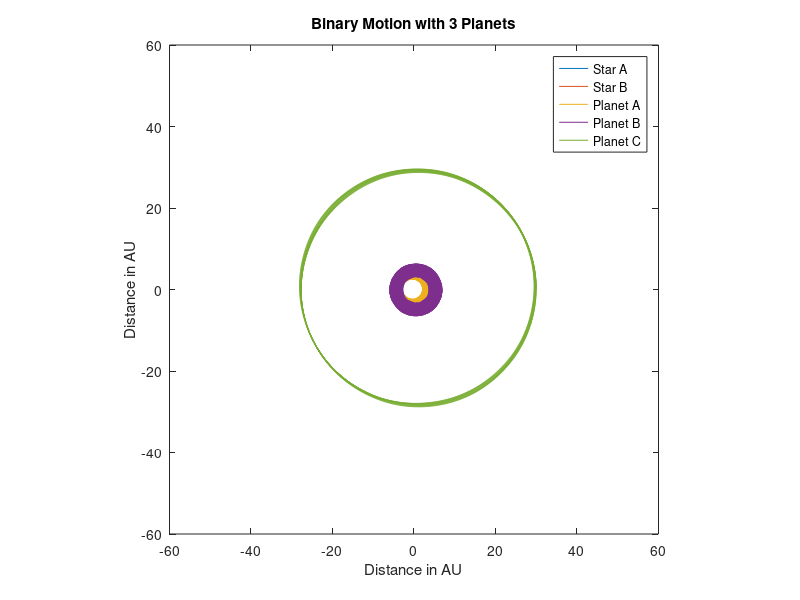

Reproduce this figure in MATLAB.
clear all
clc
%{

All masses are in solar mass units, time is in years, and distance is in AU
%}
G=43.410; % GM in units of AU and years
% Star A
r1=0.9*9.582/2;
m(1)=1.100;
x(1,1)=-r1;
y(1,1)=0;
vx(1,1)=0;
vy(1,1)=-0.9*2.85868/2;
% Star B
r2=1.1*9.582/2;
m(2)=0.900;
x(2,1)=r2;
y(2,1)=0;
vx(2,1)=0;
vy(2,1)=1.1*2.85868/2;

% Planet A (Close orbit around star A)
r3=r1+1;
m(3)=1E-5;
x(3,1)=-1*r3;
y(3,1)=0;
vx(3,1)=0;
vy(3,1)=-1.2*(sqrt(G/(r3-r1)));
% Planet B (Close orbit around star B)
r4=r2+1;
m(4)=1E-5;
x(4,1)=r4;
y(4,1)=0;
vx(4,1)=0;
vy(4,1)=1.2*(sqrt(G/(r4-r2)));
% Planet C (Far orbit)
r5=30;
m(5)=1E-5;
x(5,1)=r5;
y(5,1)=0;
vx(5,1)=0;
vy(5,1)=1.39*(sqrt(G/r5));

dt=0.1;
for i=1:10000 % 10000=1000 years
    for j=1:5 % j is the object being checked
        ax(j,i)=0; % creates a new position in the ax, ay arrays
        ay(j,i)=0;
        for k=1:5
            if j~=k % IF j does not equal k
                r(j,k,i)=sqrt((x(k,i)-x(j,i))^2+(y(k,i)-y(j,i))^2); % finds linear distance 'r' between objects j and k
                ax(j,i)=G*m(k)*(x(k,i)-x(j,i))/r(j,k,i)^3+ax(j,i); % this sums all the x forces of all the objects on object j
                ay(j,i)=G*m(k)*(y(k,i)-y(j,i))/r(j,k,i)^3+ay(j,i); % this sums all the y forces of all the objects on object j
            end
        end
        % update the velocities of all objects
        vx(j,i+1)=vx(j,i)+ax(j,i)*dt;
        vy(j,i+1)=vy(j,i)+ay(j,i)*dt;
        % update the positions of all objects
        x(j,i+1)=x(j,i)+vx(j,i+1)*dt;
        y(j,i+1)=y(j,i)+vy(j,i+1)*dt;
    end
    % un-comment the plot command below to show the objects in motion, this
    % will run slow but looks neat.
    %{
plot (x(1,i),y(1,i),'O', x(2,i),y(2,i),'O', x(3,i),y(3,i),'O', x(4,i),y(4,i),'O', x(5,i),y(5,i),'O')
legend('Star A','Star B','Planet A','Planet B','Planet C')
axis equal
axis ([-15 15 -15 15])
title('Binary Motion with 3 Planets')
xlabel('Distance in AU')
ylabel('Distance in AU')
pause (.00001)
    %}
end
plot (x(1,:),y(1,:), x(2,:),y(2,:), x(3,:),y(3,:), x(4,:),y(4,:), x(5,:),y(5,:))
legend('Star A','Star B','Planet A','Planet B','Planet C')
axis equal
axis ([-60 60 -60 60])
title('Binary Motion with 3 Planets')
xlabel('Distance in AU')
ylabel('Distance in AU')